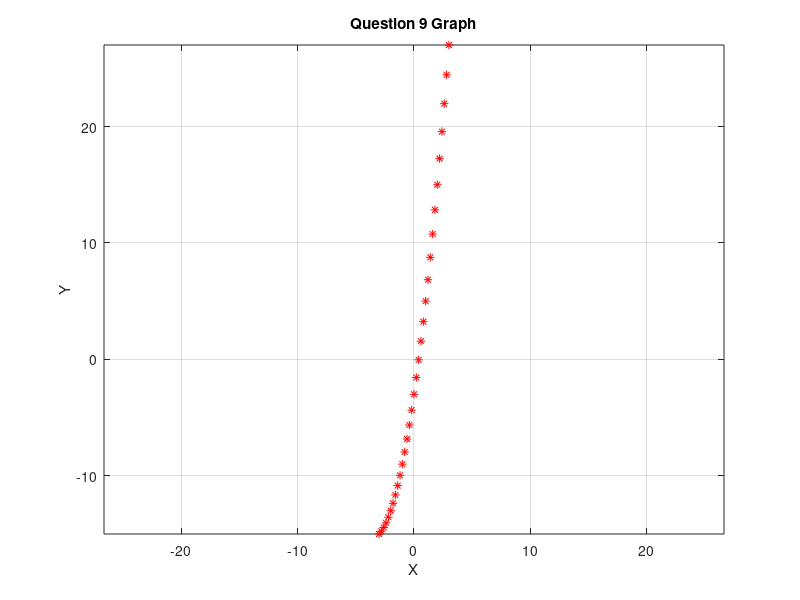

Recreate this plot in MATLAB.
%Question 9 

x = -3:0.2:3;
y = x.^2 + 7.*x - 3;

plot(x,y,'r*');
xlabel('X');
ylabel('Y');
title('Question 9 Graph');
grid on, axis equal
